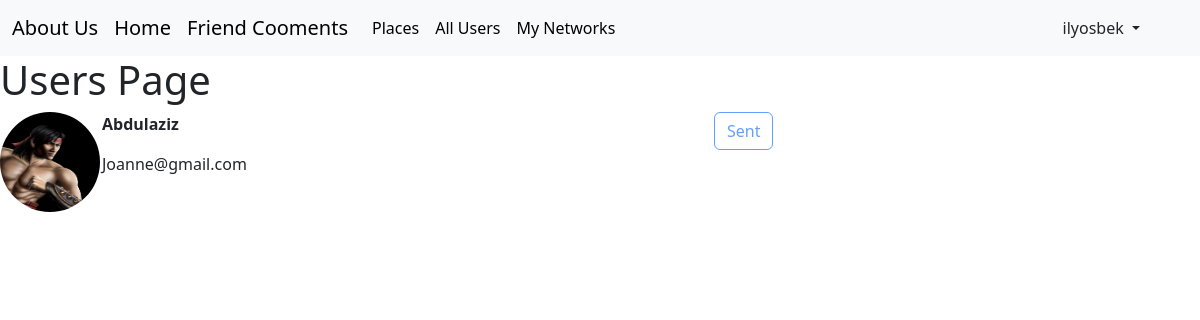
Screenshot of /users/users/ (signed in) with the database file from the repository.
### users/models.py (models this page shows)
class User(AbstractUser):
    photo=models.ImageField(upload_to="user_photos/", default='users/default.jpeg ')
    phone_number=models.CharField(max_length=13, unique=True, blank=True, null=True)
    friends=models.ManyToManyField('users.User', blank=True)

### users/views.py (the view)
# urls.py: path('users/', UsersView.as_view(), name='users'),
class UsersView(LoginRequiredMixin, View):
    def get(self, request):
        users = User.objects.exclude(username=request.user.username).exclude(friends=request.user)
        friend_requests = User.objects.filter(id__in=FriendsRequest.objects.filter(from_user=request.user).values_list('to_user'))
        return render(request, 'users/users.html', {"users": users, "friend_requests": friend_requests})

### users/templates/users/users.html
{% extends "base.html"%}
{% block content %}
    <h1>Users Page</h1>
    {% for friend in users %}
        <div class="row">
            <div class="col-1">
                <img src="{{ friend.photo.url }}" alt="user photos" height="100px" width="100px" style="border-radius: 50%; margin-bottom: 10px;">
            </div>
            <div class="col-6">
                <p><b>{{ friend.username }}</b></p>
                <p>{{ friend.email }}</p>
            </div>
            <div class="col">
                {% if friend in friend_requests %}
                    <button class="btn btn-outline-primary" disabled>Sent</button>
                {% else %}
                    <a href="{% url 'users:send_request' friend.id %}" class="btn btn-outline-primary">Send Request</a>
                {% endif %}
            </div>
        </div>
    {% endfor %}
{% endblock %}

### templates/base.html (shortened to what this page needs)
<!DOCTYPE html>
<html>
<head>
    <link href="https://cdn.jsdelivr.net/npm/bootstrap@5.3.3/dist/css/bootstrap.min.css" rel="stylesheet">
</head>
<body>
    <nav class="navbar navbar-expand-lg bg-body-tertiary">
        <div class="container-fluid">
          <a class="navbar-brand" href="{% url 'landing'%}">About Us</a>
          <a class="navbar-brand" href="{% url 'places:home'%}">Home </a>
          <a class="navbar-brand" href="{% url 'home_view'%}">Friend Cooments </a>
          <div class="collapse navbar-collapse" id="navbarSupportedContent">
            <ul class="navbar-nav me-auto mb-2 mb-lg-0">
              <li class="nav-item">
                <a class="nav-link active" aria-current="page" href="{% url 'places:places_page'%}">Places</a>
              </li>
             <li class="nav-item">
                <a class="nav-link active" aria-current="page"{%if user.is_authenticated%} href="{% url 'users:users'%}" {% else %} href="{% url 'users:login_page'%}" {% endif%}>All Users</a>
              </li>
               <li class="nav-item">
                <a class="nav-link active" aria-current="page" {%if user.is_authenticated%} href="{% url 'users:networks'%} " {% else %} href="{% url 'users:login_page'%}" {% endif%}>My Networks</a>
              </li>
            </ul>
            {% if user.is_authenticated %}
            <li class="nav-item dropdown me-5 d-flex">
                <a class="nav-link dropdown-toggle" href="#" role="button" data-bs-toggle="dropdown" aria-expanded="false">
                     {{user.username}}
                </a>
                  {% else %}
                  <a type="button" class="btn btn-outline-primary" href="{% url 'users:login_page'%}">Log in </a>
                  {% endif %}
              </li>
          </div>
        </div>
      </nav>
    {% block content %}
    {% endblock %}
</body>
</html>

### rows the page displays
User: username "ilyosbek"
User: photo (picture), username "Abdulaziz", email "Joanne@gmail.com", shows "Sent"
